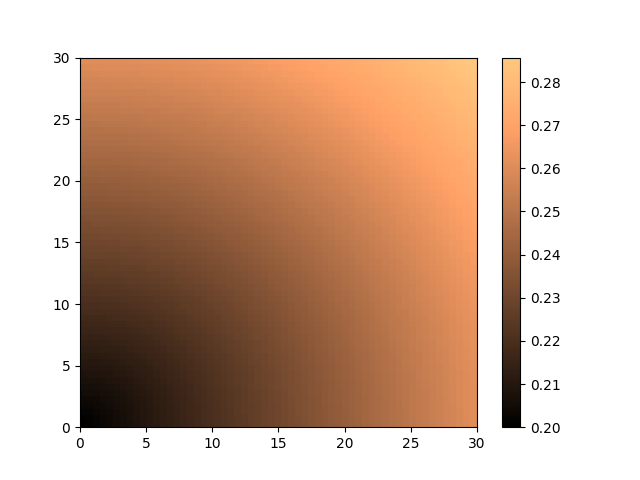

This chart was generated by the following Python code:
import numpy as np
import matplotlib.pyplot as plt

b, a = np.meshgrid(np.linspace(0, 30, 60), np.linspace(0, 30, 60))

c =  0.2 + 2.0 * 0.001027 * np.sqrt( a ** 2 + b ** 2)
c = c[:-1, :-1]
l_a=a.min()
r_a=a.max()
l_b=b.min()
r_b=b.max()
l_c,r_c  = 0.2, np.abs(c).max()

figure, axes = plt.subplots()

c = axes.pcolormesh(a, b, c, cmap='copper', vmin=l_c, vmax=r_c)
 
axes.axis([l_a, r_a, l_b, r_b])
plt.xlabel('', fontsize=50) 
plt.ylabel('', fontsize=50) 
cbar = figure.colorbar(c)
#cbar.set_fontsize(18)

plt.show()
